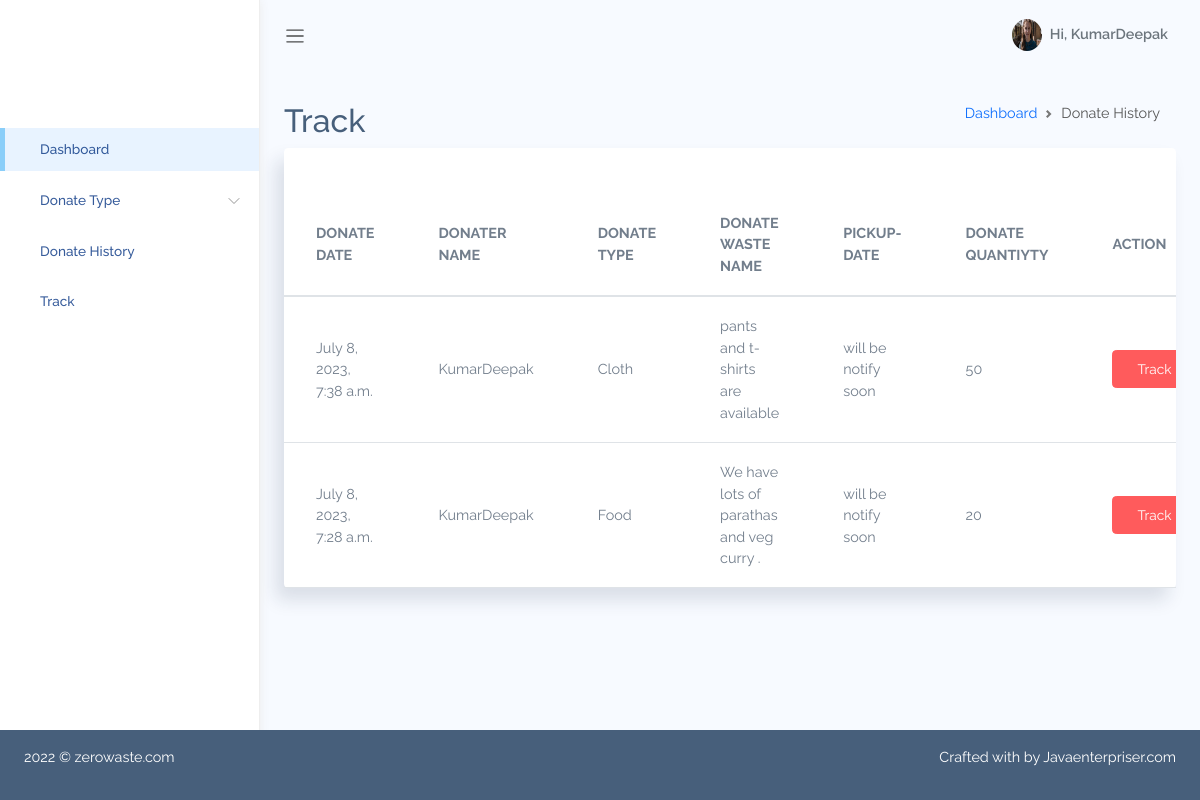
The app's page /track/ (signed in) with its own data.
### AdminApp/models.py (models this page shows, shortened)
class UserProfile(models.Model):
    USER_TYPES = [
        ('Doner', 'Doner'),
        ('staff', 'staff'),
    ]
    user = models.OneToOneField(User, on_delete=models.CASCADE,related_name='userdetails')
    profilePicture = models.ImageField(blank=True, null=True)
    DOB = models.DateField()
    address = models.TextField()
    contact_No = models.IntegerField()
    userType = models.CharField(
        max_length=10, choices=USER_TYPES, default='Doner')
    created_at = models.DateTimeField(auto_now_add=True)
    updated_at = models.DateTimeField(auto_now=True)

class Wastage(models.Model):
    WASTE_TYPES = [
        ('Food', 'Food'),
        ('Cloth', 'Cloth'),
    ]
    STATUS_TYPES = [
        ('pending', 'pending'),
        ('approved', 'approved'),
        ('rejected','rejected'),
        ('Pickedup','Pickedup'),
        ('assignteam','assignteam'),
        ('donated','donated')
    ]
    donatedBy = models.ForeignKey(User, on_delete=models.SET_NULL, null=True)
    wasteType = models.CharField(
        max_length=10, choices=WASTE_TYPES, default='Food')
    statusType = models.CharField(
        max_length=10, choices=STATUS_TYPES, default='pending')
    description = models.TextField()
    quantity = models.PositiveIntegerField()
    pic1 = models.ImageField(blank=True, null=True)
    created_at = models.DateTimeField(auto_now_add=True)
    updated_at = models.DateTimeField(auto_now=True)

### AdminApp/views.py (the view)
# urls.py: path('track/',track_view,name='track'),
def track_view(request):
    wastage = Wastage.objects.filter(donatedBy=request.user).order_by('-created_at')
    return render(request, 'track.html', {'wastage':wastage})

### AdminApp/templates/track.html
{% extends 'adminBasic.html' %}
{%block content %}
{%load static%}
<div class="main-content container-fluid">
    <div class="page-title">
        <div class="row">
            <div class="col-12 col-md-6 order-md-1 order-last">
                <h3>Track</h3>
            </div>
            <div class="col-12 col-md-6 order-md-2 order-first">
                <nav aria-label="breadcrumb" class='breadcrumb-header'>
                    <ol class="breadcrumb">
                        <li class="breadcrumb-item"><a href="/admin-index/">Dashboard</a></li>
                        <li class="breadcrumb-item active" aria-current="page">Donate History</li>
                    </ol>
                </nav>
            </div>
        </div>
    </div>
<div class="row" id="table-hover-row">
  <div class="col-12">
    <div class="card">
      <div class="card-content">
        <div class="card-body">
        </div>
        <div class="table-responsive">
          <table class="table table-hover mb-0">
            <thead>
              <tr>
                <th>DONATE DATE</th>
                <th>DONATER NAME</th>
                <th>DONATE TYPE</th>
                <th>DONATE WASTE NAME</th>
                <th>PICKUP-DATE</th>
                <th>DONATE QUANTIYTY</th>
                <th>ACTION</th>
              </tr>
            </thead>
            <tbody>
                {% for x in wastage %}
              <tr>
                <td class="text-bold-500">{{x.created_at}}</td>
                <td class="text-bold-500">{{request.user.username}}</td>
                <td>{{x.wasteType}}</td>
                <td>{{x.description}}</td>
                <td class="text-bold-500">will be notify soon</td>
                <td>{{x.quantity}}</td>
                <td><a href="/trackingid/{{x.id}}"><button type="button" class="btn btn-danger">Track</button></a></td>
            </tr>
            {%endfor%}
            </tbody>
          </table>
        </div>
      </div>
    </div>
  </div>
</div>
{% endblock content %}

### AdminApp/templates/adminBasic.html (shortened to what this page needs)
<!DOCTYPE html>
{%load static %}
<html lang="en">
<head>
    <link rel="stylesheet" href="{% static 'adminstatic/assets/css/bootstrap.css' %}">
    <link rel="stylesheet" href="{% static 'adminstatic/assets/vendors/chartjs/Chart.min.css' %}">
    <link rel="stylesheet" href="{% static 'adminstatic/assets/vendors/perfect-scrollbar/perfect-scrollbar.css' %}">
    <link rel="stylesheet" href="{% static 'adminstatic/assets/css/app.css' %}">
</head>
<body>
    <div id="app">
        <div id="sidebar" class='active'>
            <div class="sidebar-wrapper active">
    <div class="sidebar-header">
    </div>
    <div class="sidebar-menu">
        <ul class="menu">
            <li class="sidebar-item active ">
                    <a href="/admin-index/" class='sidebar-link'>
                        <span>Dashboard</span>
                    </a>
                </li>
                <li class="sidebar-item  has-sub">
                    <a href="#" class='sidebar-link'>
                        <span>Donate Type</span>
                    </a>
              <li class="sidebar-item  ">
                    <a href="/donatehistory/" class='sidebar-link'>
                        <span>Donate History</span>
                    </a>
                </li>
               <li class="sidebar-item  ">
                    <a href="/track/" class='sidebar-link'>
                        <span>Track</span>
                    </a>
                </li>
                    </ul>
    </div>
</div>
        </div>
        <div id="main">
            <nav class="navbar navbar-header navbar-expand navbar-light">
                <a class="sidebar-toggler" href="#"><span class="navbar-toggler-icon"></span></a>
                <div class="collapse navbar-collapse" id="navbarSupportedContent">
                    <ul class="navbar-nav d-flex align-items-center navbar-light ml-auto">
                        <li class="dropdown nav-icon">
                            <a href="#" data-toggle="dropdown" class="nav-link  dropdown-toggle nav-link-lg nav-link-user">
                            </a>
                        </li>
                        <li class="dropdown nav-icon mr-2">
                            <a href="#" data-toggle="dropdown" class="nav-link  dropdown-toggle nav-link-lg nav-link-user">
                            </a>
                        </li>
                        <li class="dropdown">
                            <a href="#" data-toggle="dropdown" class="nav-link dropdown-toggle nav-link-lg nav-link-user">
                                <div class="avatar mr-1">
                                    {% if request.user.userdetails.profilePicture %}
                                    <img src={{request.user.userdetails.profilePicture.url}} alt="" srcset="">
                                    {% else %}
                                    <img src="{% static 'adminstatic/assets/images/avatar/avatar-s-1.png' %}" alt="" srcset="">
                                    {% endif %}
                                </div>
                                <div class="d-none d-md-block d-lg-inline-block">Hi, {{request.user.username}}</div>
                            </a>
                        </li>
                    </ul>
                </div>
            </nav>
            {% block content %}
            {% endblock content %}
            <footer class='footer fixed-bottom bg-secondary'>
                <div class="footer clearfix mb-0 text-muted">
                    <div class="float-left">
                        <p class="text-white">2022 &copy; zerowaste.com</p>
                    </div>
                    <div class="float-right">
                        <p class="text-white">Crafted with <span class='text-danger'></span> by <a class="text-white" href="http://Javaenterpriser.com">Javaenterpriser.com</a></p>
                    </div>
                </div>
            </footer>
        </div>
    </div>
</body>
</html>

### AdminApp/static/adminstatic/assets/css/app.css (style rules this page uses)
* { font-family: "Raleway"; }
#app { position: relative; }
#main { margin-left: 260px; background-color: #F7FAFF; min-height: 100vh; transition: margin-left 0.6s ease-out; }
#main .main-content { padding: 2rem 1.5rem; }
#main .main-content .page-title h3 { font-size: 2rem; }
.breadcrumb-header .breadcrumb { justify-content: flex-end; }
a { text-decoration: none; outline: 0; }
button { outline: 0; }
footer { padding: 1rem 1.5rem; }
.avatar { display: inline-flex; border-radius: 50%; text-align: center; vertical-align: middle; position: relative; }
.avatar img { width: 32px; height: 32px; border-radius: 50%; }
.btn.btn-danger { color: #fff; }
.dropdown-toggle:after { color: #fff; }
#sidebar.active .sidebar-wrapper { left: 0; }
.sidebar-wrapper { width: 260px; height: 100vh; position: fixed; top: 0; z-index: 10; background-color: #fff; bottom: 0; border-right: 1px solid #eee; box-shadow: 0 0 10px #ececec; left: -260px; transition: left 0.6s ease-out; }
.sidebar-wrapper .sidebar-header { padding: 2rem 2rem 1rem; font-size: 2rem; font-weight: bold; }
.sidebar-wrapper .menu { padding-left: 0; margin-top: 2rem; }
.sidebar-wrapper .menu .sidebar-link { display: block; padding: 0.7rem 1.5rem; font-size: 0.85rem; display: flex; align-items: center; transition: all 0.5s; }
.sidebar-wrapper .menu .sidebar-link > span { color: #053382; font-weight: 500; margin-left: 1rem; opacity: 0.8; }
.sidebar-wrapper .menu .sidebar-item { list-style: none; margin-top: 0.5rem; position: relative; }
.sidebar-wrapper .menu .sidebar-item.has-sub .sidebar-link:after { position: absolute; color: #ccc; right: 15px; top: 12px; display: block; }
.sidebar-wrapper .menu .sidebar-item.active .sidebar-link { background-color: #e8f3ff; }
.sidebar-wrapper .menu .sidebar-item.active .sidebar-link:before { content: ""; position: absolute; left: 0; height: 100%; top: 0; bottom: 0; background-color: rgba(46, 170, 244, 0.5); width: 5px; }
.card { box-shadow: -8px 12px 18px 0 rgba(25, 42, 70, 0.13); margin-bottom: 2.2rem; }
.card .card-content { position: relative; }
.card .card-body { padding: 1.4rem 1.7rem; }
.navbar { height: 70px; padding: 1.5rem; }
.navbar .nav-link-user img { width: 30px; }
.navbar.navbar-header li { display: flex; align-items: center; }
.navbar.navbar-header li.nav-icon { margin-right: 0.4rem; }
.navbar.navbar-header li.nav-icon .nav-link { display: block; padding: 0.4rem; border-radius: 50%; }
.navbar.navbar-header .dropdown > a { color: #6c757d; font-weight: 600; }
.navbar.navbar-header .dropdown > a:after { display: none; }
.table td, .dataTable-table td, .table thead th, .dataTable-table thead th { vertical-align: middle; }
.table thead th, .dataTable-table thead th { border-bottom: 2px solid #475F7B; }

### records on screen
Wastage: created_at "July 8, 2023, 7:38 a.m.", wasteType "Cloth", description "pants and t-shirts are available", quantity "50"
Wastage: created_at "July 8, 2023, 7:28 a.m.", wasteType "Food", description "We have lots of parathas and veg curry .", quantity "20"

### other values on screen
{{ request.user.username }} "KumarDeepak"
